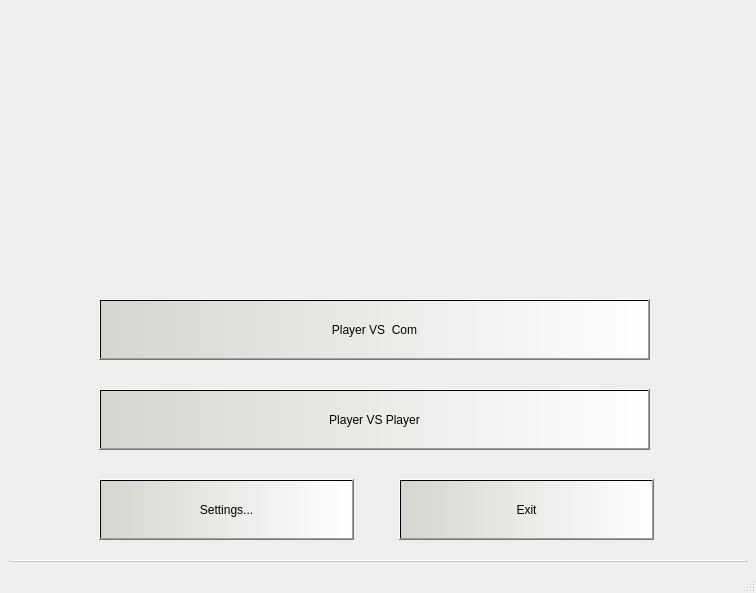
<?xml version="1.0" encoding="UTF-8"?>
<ui version="4.0">
 <class>MainWindow</class>
 <widget class="QMainWindow" name="MainWindow">
  <property name="geometry">
   <rect>
    <x>0</x>
    <y>0</y>
    <width>756</width>
    <height>593</height>
   </rect>
  </property>
  <property name="windowTitle">
   <string>MainWindow</string>
  </property>
  <widget class="QWidget" name="centralwidget">
   <layout class="QVBoxLayout" name="verticalLayout">
    <item>
     <widget class="QFrame" name="frame">
      <property name="contextMenuPolicy">
       <enum>Qt::NoContextMenu</enum>
      </property>
      <property name="styleSheet">
       <string notr="true">background-color: rgb(255, 255, 255);</string>
      </property>
      <property name="frameShape">
       <enum>QFrame::StyledPanel</enum>
      </property>
      <property name="frameShadow">
       <enum>QFrame::Raised</enum>
      </property>
      <widget class="QLabel" name="label">
       <property name="geometry">
        <rect>
         <x>0</x>
         <y>0</y>
         <width>741</width>
         <height>551</height>
        </rect>
       </property>
       <property name="styleSheet">
        <string notr="true">background-color: rgb(238, 238, 236);</string>
       </property>
       <property name="text">
        <string/>
       </property>
       <property name="pixmap">
        <pixmap>../다운로드/stadium.jpg</pixmap>
       </property>
       <property name="alignment">
        <set>Qt::AlignCenter</set>
       </property>
      </widget>
      <widget class="QPushButton" name="pushButton">
       <property name="geometry">
        <rect>
         <x>90</x>
         <y>290</y>
         <width>551</width>
         <height>61</height>
        </rect>
       </property>
       <property name="styleSheet">
        <string notr="true">background-color: rgb(238, 238, 236);
background-color: qlineargradient(spread:pad, x1:0, y1:0, x2:1, y2:0, stop:0 rgba(211, 215, 207, 255), stop:1 rgba(255, 255, 255, 255));
font: 75 italic 12pt &quot;Serif&quot;;</string>
       </property>
       <property name="text">
        <string>Player VS  Com</string>
       </property>
      </widget>
      <widget class="QPushButton" name="pushButton_2">
       <property name="geometry">
        <rect>
         <x>90</x>
         <y>380</y>
         <width>551</width>
         <height>61</height>
        </rect>
       </property>
       <property name="styleSheet">
        <string notr="true">background-color: rgb(238, 238, 236);
background-color: qlineargradient(spread:pad, x1:0, y1:0, x2:1, y2:0, stop:0 rgba(211, 215, 207, 255), stop:1 rgba(255, 255, 255, 255));
font: 75 italic 12pt &quot;Serif&quot;;</string>
       </property>
       <property name="text">
        <string>Player VS Player</string>
       </property>
      </widget>
      <widget class="QPushButton" name="pushButton_4">
       <property name="geometry">
        <rect>
         <x>90</x>
         <y>470</y>
         <width>255</width>
         <height>61</height>
        </rect>
       </property>
       <property name="styleSheet">
        <string notr="true">background-color: rgb(238, 238, 236);
background-color: qlineargradient(spread:pad, x1:0, y1:0, x2:1, y2:0, stop:0 rgba(211, 215, 207, 255), stop:1 rgba(255, 255, 255, 255));
font: 75 italic 12pt &quot;Serif&quot;;</string>
       </property>
       <property name="text">
        <string>Settings...</string>
       </property>
      </widget>
      <widget class="QPushButton" name="pushButton_3">
       <property name="geometry">
        <rect>
         <x>390</x>
         <y>470</y>
         <width>255</width>
         <height>61</height>
        </rect>
       </property>
       <property name="styleSheet">
        <string notr="true">background-color: rgb(238, 238, 236);
background-color: qlineargradient(spread:pad, x1:0, y1:0, x2:1, y2:0, stop:0 rgba(211, 215, 207, 255), stop:1 rgba(255, 255, 255, 255));
font: 75 italic 12pt &quot;Serif&quot;;</string>
       </property>
       <property name="text">
        <string>Exit</string>
       </property>
      </widget>
     </widget>
    </item>
   </layout>
  </widget>
  <widget class="QStatusBar" name="statusbar"/>
 </widget>
 <resources/>
 <connections/>
</ui>
